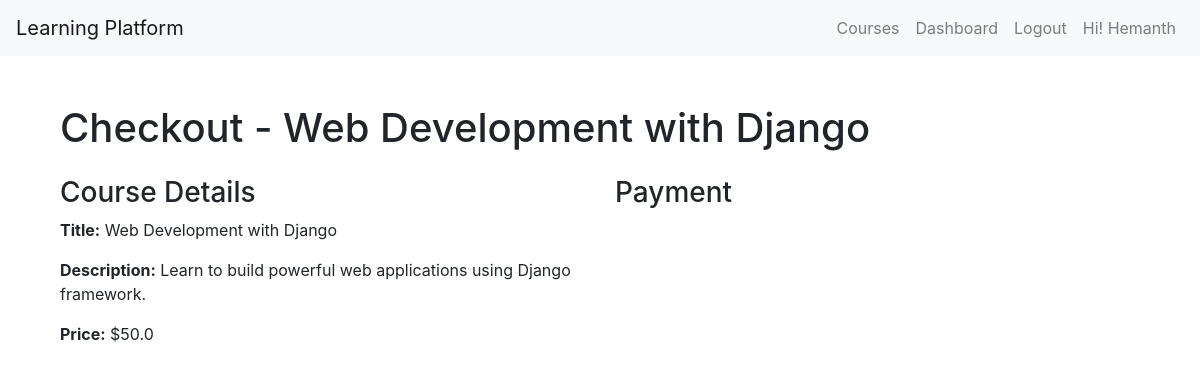
Page /courses/Web Development with Django/checkout/ (signed in) on the committed database.
### users/models.py (models this page shows, shortened)
class User(AbstractBaseUser, PermissionsMixin):
    email = models.EmailField(unique=True)
    name = models.CharField(max_length=30, blank=True)
    is_active = models.BooleanField(default=True)
    is_staff = models.BooleanField(default=False)
    ROLE_CHOICES = (
        ('student', 'Student'),
        ('teacher', 'Teacher'),
    )
    role = models.CharField(max_length=7, choices=ROLE_CHOICES, default='student')
    objects = UserManager()
    USERNAME_FIELD = 'email'
    REQUIRED_FIELDS = []

### courses/models.py (models this page shows, shortened)
class Course(models.Model):
    course_id = models.AutoField(primary_key=True)
    name = models.CharField(max_length=50)
    description = models.CharField( max_length=120)
    created_at = models.DateTimeField(auto_now_add=True)
    updated_at = models.DateTimeField(auto_now=True)
    price = models.FloatField()
    teacher = models.ForeignKey("users.User", on_delete=models.CASCADE)

### payment_gateway/views.py (the view)
# urls.py: path("courses/<str:name>/checkout/",views.checkout,name='checkout'),
@login_required(login_url='login')
def checkout(request, *args, **kwargs):
    course_name = kwargs['name']
    course = Course.objects.get(name=course_name)
    return render(request, 'checkout.html', {'course': course})

### templates/checkout.html (shortened to what this page needs)
{% extends 'base.html' %}
{% block content %}
<div class="container mt-5">
    <h1 class="mb-4">Checkout - {{ course.name }}</h1>
    <div class="row">
        <div class="col-md-6">
            <h3>Course Details</h3>
            <p><strong>Title:</strong> {{ course.name }}</p>
            <p><strong>Description:</strong> {{ course.description }}</p>
            <p><strong>Price:</strong> ${{ course.price }}</p>
        </div>
        <div class="col-md-6">
            <h3>Payment</h3>
        </div>
    </div>
</div>
{% endblock %}

### templates/base.html (shortened to what this page needs)
<!DOCTYPE html>
<html lang="en">
<head>
    <link rel="stylesheet" href="https://stackpath.bootstrapcdn.com/bootstrap/4.5.2/css/bootstrap.min.css">
</head>
<body>
    <nav class="navbar navbar-expand-lg navbar-light bg-light">
        <a class="navbar-brand" href="{% url 'index' %}">Learning Platform</a>
        <div class="collapse navbar-collapse">
            <ul class="navbar-nav ml-auto">
                <li class="nav-item"><a class="nav-link" href="{% url 'course_list'%}">Courses</a></li>
                {% if user.is_authenticated %}
                    <li class="nav-item"><a class="nav-link" href="{% url 'dashboard'%}">Dashboard</a></li>
                    <li class="nav-item"><a class="nav-link" href="{% url 'logout' %}">Logout</a></li>
                    <li class="nav-item"><a class="nav-link" href="">Hi! {{ user.name }}</a></li>
                {% else %}
                    <li class="nav-item"><a class="nav-link" href="{% url 'login' %}">Login</a></li>
                    <li class="nav-item"><a class="nav-link" href="{% url 'signup' %}">Sign Up</a></li>
                {% endif %}
            </ul>
        </div>
    </nav>
    <div class="container mt-5">
        {% block content %}
        {% endblock %}
    </div>
</body>
</html>

### rows in the picture
User: name "Hemanth"
Course: name "Web Development with Django", description "Learn to build powerful web applications using Django framework.", price "50.0"
